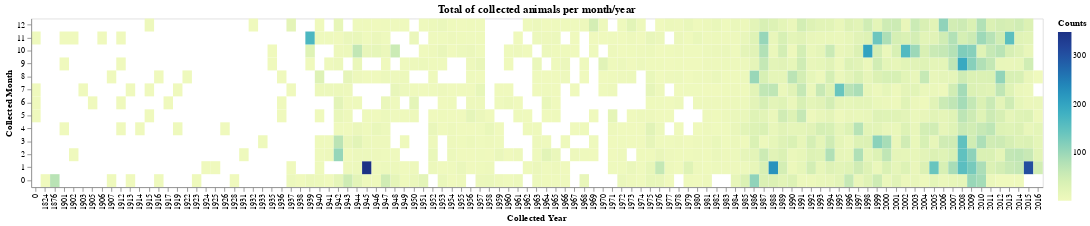

Notebook cell for this chart:
### Code cell
total = alt.Chart(counts, title='Total of collected animals per month/year', width=1200,
         height=200).mark_rect().encode(
    y = alt.Y('mes_coleta', type='ordinal', title='Collected Month',
              sort= alt.EncodingSortField('mes_coleta', order='descending')),
    x = alt.X('ano_coleta', type='ordinal', title='Collected Year'),
    color= alt.Color('counts', title='Counts'),
    tooltip = alt.Tooltip(['counts', 'ano_coleta', 'mes_coleta'])
)

# total.save('./graphs/seasonality/season-total.html')

total

### Figure 1 — Vega-Lite specification as saved in the notebook (floating-point values rounded to 4 significant figures; data arrays with more than 128 entries replaced by an {"elided": "..."} marker saying what was removed)
{"config": {"view": {"continuousWidth": 400, "continuousHeight": 300}}, "data": {"name": "data-b16ee288b2d8209bab2c82439ad252be"}, "mark": "rect", "encoding": {"color": {"type": "quantitative", "field": "counts", "title": "Counts"}, "tooltip": [{"type": "quantitative", "field": "counts"}, {"type": "quantitative", "field": "ano_coleta"}, {"type": "quantitative", "field": "mes_coleta"}], "x": {"type": "ordinal", "field": "ano_coleta", "title": "Collected Year"}, "y": {"type": "ordinal", "field": "mes_coleta", "sort": {"field": "mes_coleta", "order": "descending"}, "title": "Collected Month"}}, "height": 200, "title": "Total of collected animals per month/year", "width": 1200, "$schema": "https://vega.github.io/schema/vega-lite/v4.8.1.json", "datasets": {"data-b16ee288b2d8209bab2c82439ad252be": {"elided": "888 records"}}}
